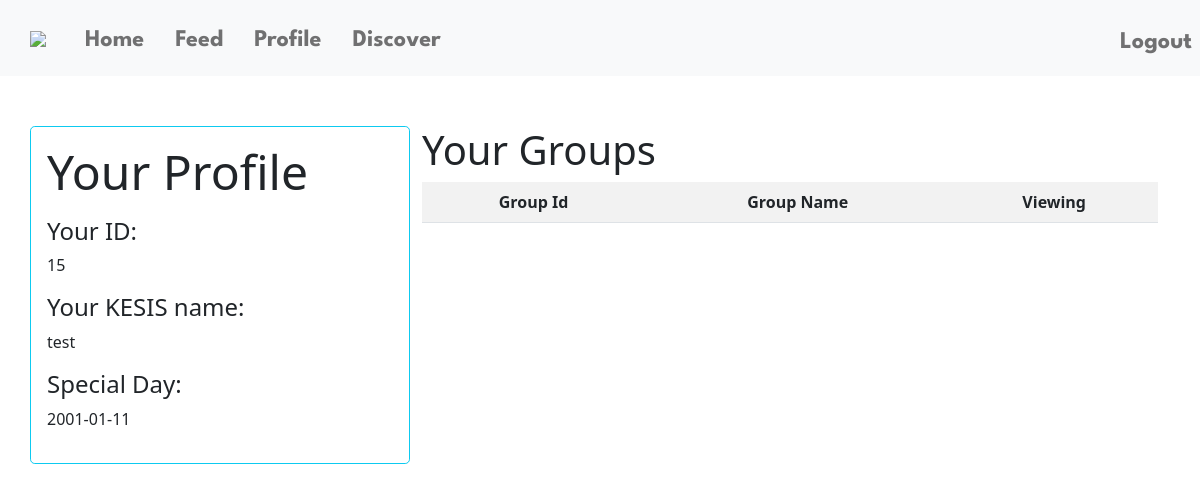
Screenshot of /profile (signed in) with the database file from the repository.
### tables this page shows
CREATE TABLE users (
id INTEGER PRIMARY KEY AUTOINCREMENT NOT NULL,
username TEXT NOT NULL,
hash TEXT NOT NULL,
birthday DATE NOT NULL);

### app.py (the view)
@app.route("/profile", methods=["GET"])
@login_required
def profile():
    if request.method == "GET":
        users_information = db.execute("SELECT id as 'Your ID: ', username as 'Your KESIS name: ', birthday AS 'Special Day:' FROM users WHERE id = ? ", session["user_id"])
        users_groups = db.execute("SELECT group_id, group_name FROM groups WHERE group_id IN (SELECT group_id FROM group_members WHERE user_id = ?)", session["user_id"])
        return render_template("profile.html", users_groups=users_groups, users_information=users_information)

### app.py (called while the page is built)
@app.after_request
def after_request(response):
    response.headers["Cache-Control"] = "no-cache, no-store, must-revalidate"
    response.headers["Expires"] = 0
    response.headers["Pragma"] = "no-cache"
    return response

### helpers.py (called while the page is built)
def login_required(f):
    @wraps(f)
    def decorated_function(*args, **kwargs):
        if session.get("user_id") is None:
            return redirect("/login")
        return f(*args, **kwargs)
    return decorated_function

### templates/profile.html (shortened to what this page needs)
{% extends "layout.html" %}
{% block main %}
<div class="container">
    <div class="row">
        <div class="col-4 p-3 bg-light bg-opacity-10 border border-info rounded-3">
            <p class="display-5"> Your Profile</p>
            <div class="row">
                <div class="col-8">
                  <div data-bs-spy="scroll" data-bs-target="#list-example" data-bs-smooth-scroll="true" class="scrollspy-example" tabindex="0">
                    {% for dict in users_information%}
                        {% for key in dict.keys()%}
                            <h4 id="list-item-1"> {{key}}</h4>
                            <p> {{dict[key]}}</p>
                        {% endfor %}
                    {% endfor %}
                  </div>
                </div>
              </div>
        </div>
        <div class = "col-8">
            <h1 class="display-6"> Your Groups</h1>
            <table class="table table-striped">
                <tr class="text-center">
                    <th>Group Id</th>
                    <th>Group Name</th>
                    <th>Viewing</th>
                </tr>
            </table>
        </div>
    </div>
</div>
{% endblock %}

### static/styles.css (style rules this page uses)
.container { margin-top: 50px; }

### rows the page displays
users: keys "Your ID:" "Your KESIS name:" "Special Day:", id "15" "test" "2001-01-11"
